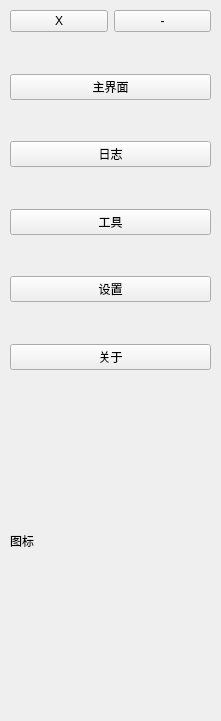
   <widget class="QWidget" name="widget_setting" native="true">
    <property name="geometry">
     <rect>
      <x>0</x>
      <y>0</y>
      <width>221</width>
      <height>721</height>
     </rect>
    </property>
    <widget class="QLabel" name="label_ico">
     <property name="geometry">
      <rect>
       <x>10</x>
       <y>380</y>
       <width>201</width>
       <height>321</height>
      </rect>
     </property>
     <property name="text">
      <string>图标</string>
     </property>
    </widget>
    <widget class="QWidget" name="layoutWidget">
     <property name="geometry">
      <rect>
       <x>10</x>
       <y>10</y>
       <width>201</width>
       <height>360</height>
      </rect>
     </property>
     <layout class="QVBoxLayout" name="verticalLayout">
      <item>
       <layout class="QHBoxLayout" name="horizontalLayout">
        <item>
         <widget class="QPushButton" name="pushButton_close">
          <property name="text">
           <string>X</string>
          </property>
         </widget>
        </item>
        <item>
         <widget class="QPushButton" name="pushButton_min">
          <property name="text">
           <string>-</string>
          </property>
         </widget>
        </item>
       </layout>
      </item>
      <item>
       <spacer name="verticalSpacer">
        <property name="orientation">
         <enum>Qt::Vertical</enum>
        </property>
        <property name="sizeHint" stdset="0">
         <size>
          <width>20</width>
          <height>40</height>
         </size>
        </property>
       </spacer>
      </item>
      <item>
       <widget class="QPushButton" name="pushButton_main">
        <property name="text">
         <string>主界面</string>
        </property>
       </widget>
      </item>
      <item>
       <spacer name="verticalSpacer_4">
        <property name="orientation">
         <enum>Qt::Vertical</enum>
        </property>
        <property name="sizeHint" stdset="0">
         <size>
          <width>20</width>
          <height>40</height>
         </size>
        </property>
       </spacer>
      </item>
      <item>
       <widget class="QPushButton" name="pushButton_log">
        <property name="text">
         <string>日志</string>
        </property>
       </widget>
      </item>
      <item>
       <spacer name="verticalSpacer_2">
        <property name="orientation">
         <enum>Qt::Vertical</enum>
        </property>
        <property name="sizeHint" stdset="0">
         <size>
          <width>20</width>
          <height>40</height>
         </size>
        </property>
       </spacer>
      </item>
      <item>
       <widget class="QPushButton" name="pushButton_tool">
        <property name="text">
         <string>工具</string>
        </property>
       </widget>
      </item>
      <item>
       <spacer name="verticalSpacer_3">
        <property name="orientation">
         <enum>Qt::Vertical</enum>
        </property>
        <property name="sizeHint" stdset="0">
         <size>
          <width>20</width>
          <height>40</height>
         </size>
        </property>
       </spacer>
      </item>
      <item>
       <widget class="QPushButton" name="pushButton_setting">
        <property name="text">
         <string>设置</string>
        </property>
       </widget>
      </item>
      <item>
       <spacer name="verticalSpacer_5">
        <property name="orientation">
         <enum>Qt::Vertical</enum>
        </property>
        <property name="sizeHint" stdset="0">
         <size>
          <width>20</width>
          <height>40</height>
         </size>
        </property>
       </spacer>
      </item>
      <item>
       <widget class="QPushButton" name="pushButton_about">
        <property name="text">
         <string>关于</string>
        </property>
       </widget>
      </item>
     </layout>
    </widget>
   </widget>
